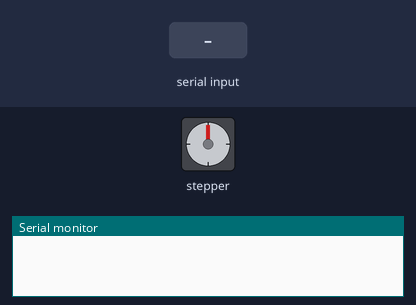
This sketch was run on a simulated Arduino Uno, built with avr-gcc and run on an emulated ATmega328P. On the bench: stepper motor, the last lines printed to the serial monitor. Inputs (shaded band) come from the test bench. Stepper angles assume 2048 steps per turn.

Above: at 1.2 s.
1.3 s: "P90\n" received over Serial
At 4.1 s:
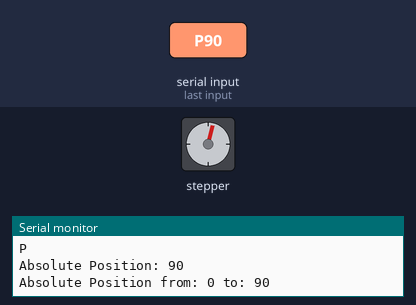
4.3 s: "R90\n" received over Serial
At 7.8 s:
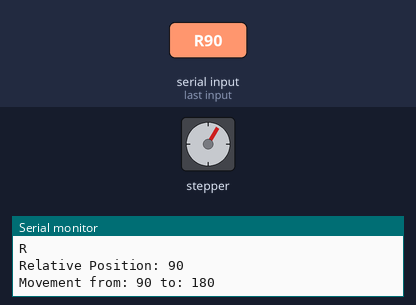
Timing chart, 0 to 9.3 s (numbered marks = the images above; inputs shaded):
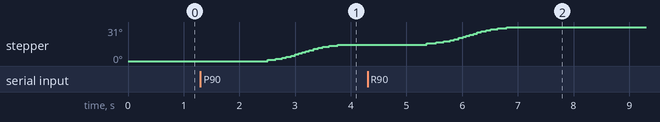

Measured:
- after the input at 1.3 s, stepper: turns 15° clockwise in 1.3 s, starting after 1.2 s
- after the input at 4.3 s, stepper: turns 16° clockwise in 1.4 s, starting after 1.1 s

The sketch:

5_AccelStepper_Control.ino
```cpp
/*
  Free open Arduino Course

  Github:
  https://github.com/ZGZMakerSpace/ArduinoCourse
  Documentation:
  https://zaragozamakerspace.com/index.php/courses/curso-basico-arduino/

  by Zaragoza Maker Space
*/

#include <AccelStepper.h>

#define HALFSTEP 4

// Motor pin definitions
#define motorPin1  5
#define motorPin2  6
#define motorPin3  9
#define motorPin4  10


// Initialize with pin sequence IN1-IN3-IN2-IN4 for using the AccelStepper
AccelStepper stepper(HALFSTEP, motorPin1, motorPin2, motorPin3, motorPin4);

void setup()
{
  Serial.begin(9600);
    stepper.setMaxSpeed(1000.0);
    stepper.setAcceleration(100.0);
    stepper.setSpeed(600);
}

void loop()
{
  if (Serial.available()){

    int serialData = Serial.read();
    Serial.println(char(serialData));
    if( serialData== 'A'){
      int val = Serial.readString().toInt();
      stepper.setAcceleration(val);
      Serial.print("Accel: ");Serial.println( val);
    }

    if( serialData== 'S'){
      int val = Serial.readString().toInt();
      stepper.setMaxSpeed(val);
      Serial.print("Vel: ");Serial.println( val );

    }

    if( serialData== 'V'){
      int val = Serial.readString().toInt();
      stepper.setSpeed(val);
      Serial.print("Vel: "); Serial.println( stepper.speed() );
    }

    if( serialData== 'P'){
      int val = Serial.readString().toInt();
      Serial.print("Absolute Position: ");Serial.println( val );
      stepper.moveTo(val);
      Serial.print("Absolute Position from: ");Serial.print( stepper.currentPosition() );
      Serial.print(" to: ");Serial.println( stepper.targetPosition() );

    }

    if( serialData== 'R'){
      int val = Serial.readString().toInt();
      Serial.print("Relative Position: ");Serial.println( val);
      stepper.move(val);
      Serial.print("Movement from: ");Serial.print( stepper.currentPosition() );
      Serial.print(" to: ");Serial.println( stepper.targetPosition() );

    }

    if( serialData== 'D'){

      stepper.disableOutputs();
      Serial.println("Disable Motors: ");
    }

    if( serialData== 'E'){

      stepper.enableOutputs();
      Serial.println("Enable Motors: ");
    }

    if( serialData== 'Q'){

      Serial.print("Current Position: ");Serial.println(stepper.currentPosition());
      Serial.print("Target Position: ");Serial.println(stepper.targetPosition());
      Serial.print("Distance: ");Serial.println(stepper.distanceToGo());
      Serial.print("Actual Speed: ");Serial.println(stepper.speed());
    }
  }

  if( stepper.targetPosition() != stepper.currentPosition() ) {
    stepper.run();
  }


}
```
